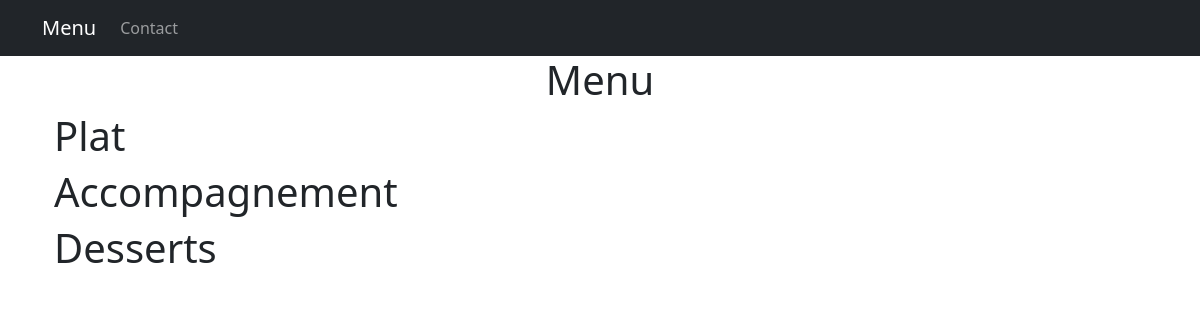
Before: / with the older database file.
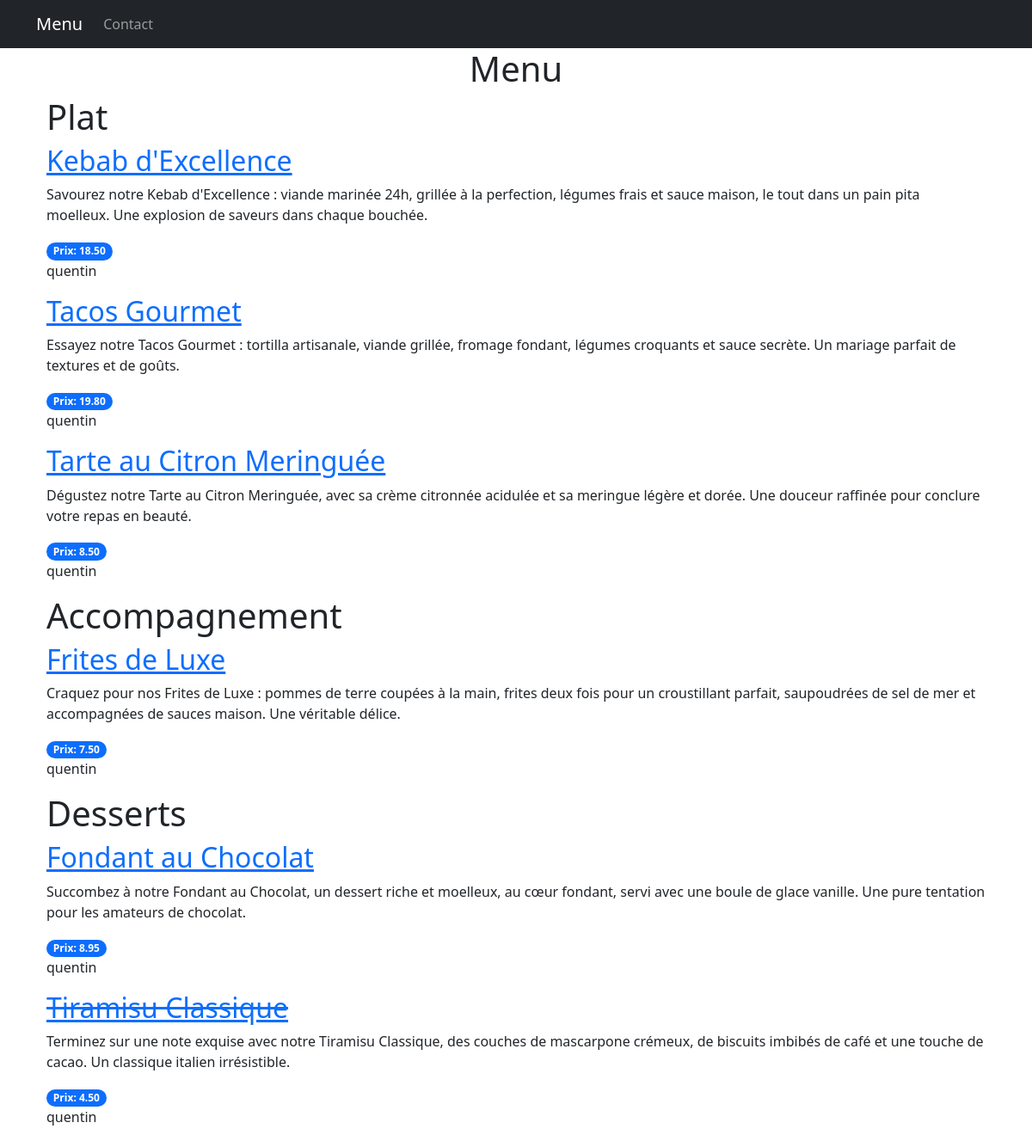
After: the same page with the newer database file.
### res_menu/models.py (models this page shows, shortened)
class Item(models.Model):
	meal = models.CharField(max_length=1000, unique=True)
	description = models.CharField(max_length=2000, unique=False)
	price = models.DecimalField(decimal_places=2, max_digits=4)
	meal_type = models.CharField(max_length=2000, choices=MEAL_TYPE)
	author = models.ForeignKey(User, on_delete=models.CASCADE)
	status = models.IntegerField(choices=STATUS, default=1)
	date_created = models.DateTimeField(auto_now_add=True)
	date_updated = models.DateTimeField(auto_now=True)

### res_menu/views.py (the view)
# urls.py: path("", views.ItemMenuList.as_view(), name="home"),
class ItemMenuList(generic.ListView):
	queryset = Item.objects.order_by("date_created")
	template_name = "index.html"
	def get_context_data(self, **kwargs):
		context = super().get_context_data(**kwargs)
		context["meals"] = MEAL_TYPE
		return context

### res_menu/templates/index.html
{% extends 'base.html' %}
{% block content %}
<div class="container">
	<h1 style="text-align: center">Menu</h1>
	{% for meal in meals %}
		<h1>{{ meal.1 }}</h1>
		{% for m in item_list %}
			{% if m.meal_type == meal.0 %}
				{% if m.status == 0 %}
					<a href="{% url 'detail' m.pk %}"><h2><s>{{ m.meal }}</s></h2></a>
				{% else %}
					<a href="{% url 'detail' m.pk %}"><h2>{{ m.meal }}</h2></a>
				{% endif %}
				<p>{{ m.description }}</p>
				<span class="badge bg-primary rounded-pill aligned">Prix: {{ m.price }}</span>
				<p>{{ m.author }}</p>
			{% endif %}
		{% endfor %}
	{% endfor %}
</div>
{% endblock content %}

### res_menu/templates/base.html (shortened to what this page needs)
<!doctype html>
<html>
<head>
    <link rel="stylesheet" href="https://cdn.jsdelivr.net/npm/bootstrap@5.1.3/dist/css/bootstrap.min.css">
</head>
<body>
    <nav class="navbar navbar-expand-lg navbar-dark bg-dark">
        <div class="container">
            <a class="navbar-brand" href="{% url 'home' %}">Menu</a>
            <div class="collapse navbar-collapse" id="navbarNav">
                <ul class="navbar-nav">
                    <li class="nav-item">
                        <a class="nav-link" href="#">Contact</a>
                    </li>
                </ul>
            </div>
        </div>
    </nav>
    <div class="container">
        {% block content %}
        {% endblock %}
    </div>
</body>
</html>

Changed rows visible on the page:
added Item: meal "Kebab d'Excellence", description "Savourez notre Kebab d'Excellence : viande marinée 24h, grillée à la perfection, légumes frais et sauce maison, le tout dans un pain pita moelleux. Une explosion de saveurs dans chaque bouchée.", price "18.50", author "quentin", shown under "Plat"
added Item: meal "Tacos Gourmet", description "Essayez notre Tacos Gourmet : tortilla artisanale, viande grillée, fromage fondant, légumes croquants et sauce secrète. Un mariage parfait de textures et de goûts.", price "19.80", author "quentin", shown under "Plat"
added Item: meal "Tarte au Citron Meringuée", description "Dégustez notre Tarte au Citron Meringuée, avec sa crème citronnée acidulée et sa meringue légère et dorée. Une douceur raffinée pour conclure votre repas en beauté.", price "8.50", author "quentin", shown under "Plat"
added Item: meal "Frites de Luxe", description "Craquez pour nos Frites de Luxe : pommes de terre coupées à la main, frites deux fois pour un croustillant parfait, saupoudrées de sel de mer et accompagnées de sauces maison. Une véritable délice.", price "7.50", author "quentin", shown under "Accompagnement"
added Item: meal "Fondant au Chocolat", description "Succombez à notre Fondant au Chocolat, un dessert riche et moelleux, au cœur fondant, servi avec une boule de glace vanille. Une pure tentation pour les amateurs de chocolat.", price "8.95", author "quentin", shown under "Desserts"
added Item: meal "Tiramisu Classique", description "Terminez sur une note exquise avec notre Tiramisu Classique, des couches de mascarpone crémeux, de biscuits imbibés de café et une touche de cacao. Un classique italien irrésistible.", price "4.50", author "quentin", shown under "Desserts"
